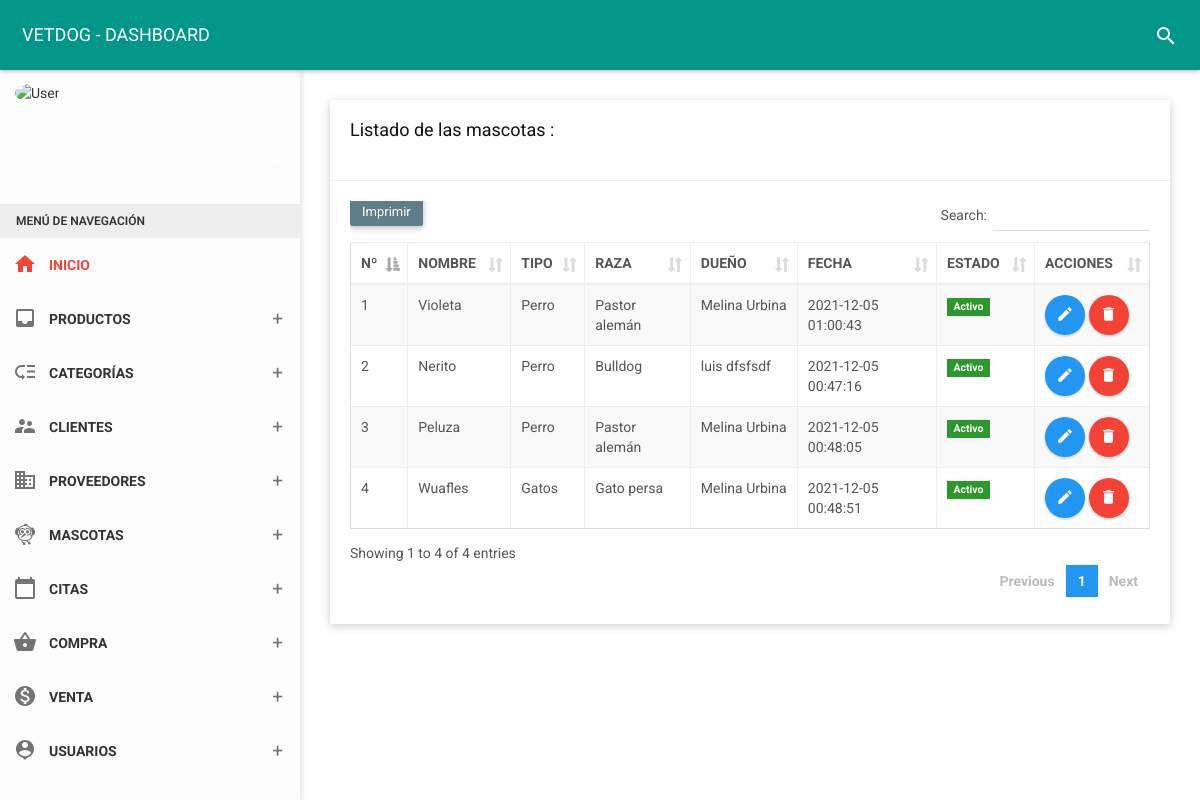
The page /folder/mascotas.php (signed in) on the database its author committed.
### tables this page shows
CREATE TABLE `pet` (
  `id_pet` int(11) NOT NULL,
  `nomas` varchar(50) NOT NULL,
  `id_tiM` int(11) NOT NULL,
  `id_raza` int(11) NOT NULL,
  `sexo` varchar(15) NOT NULL,
  `edad` varchar(15) NOT NULL,
  `tamano` varchar(15) NOT NULL,
  `peso` char(6) NOT NULL,
  `id_due` int(11) NOT NULL,
  `obser` varchar(255) NOT NULL,
  `estado` char(1) NOT NULL,
  `fere` timestamp NOT NULL DEFAULT current_timestamp() ON UPDATE current_timestamp()
);

CREATE TABLE `pet_type` (
  `id_tiM` int(11) NOT NULL,
  `noTiM` varchar(35) NOT NULL,
  `estado` char(1) NOT NULL,
  `fere` timestamp NOT NULL DEFAULT current_timestamp() ON UPDATE current_timestamp()
);

CREATE TABLE `raza` (
  `id_raza` int(11) NOT NULL,
  `nomraza` varchar(50) NOT NULL,
  `id_tiM` int(11) NOT NULL,
  `estado` char(1) NOT NULL
);

CREATE TABLE `owner` (
  `id_due` int(11) NOT NULL,
  `dni_due` char(8) NOT NULL,
  `nom_due` varchar(35) NOT NULL,
  `ape_due` varchar(35) NOT NULL,
  `fecnaci` varchar(35) NOT NULL,
  `movil` char(9) NOT NULL,
  `fijo` char(6) NOT NULL,
  `correo` varchar(30) NOT NULL,
  `direc` varchar(150) NOT NULL,
  `estado` char(1) NOT NULL,
  `usuario` varchar(25) NOT NULL,
  `contra` varchar(255) NOT NULL,
  `cargo` int(11) NOT NULL,
  `foto` varchar(255) NOT NULL,
  `fere` timestamp NOT NULL DEFAULT current_timestamp() ON UPDATE current_timestamp()
);

### controlador/petcontrolador.php (called while the page is built, shortened)
<?php
require_once '../modelo/modelopet.php';
class petcontrolador{
    function mostrar(){
        $pet=new Modelo();
        $dato=$pet->mostrar("pet", "1");
        require_once '../vista/mascotas/mostrar.php';
    }
    }

### modelo/modelopet.php (called while the page is built, shortened)
<?php
class Modelo{
  private $pet;
  private $db;
  public function __construct(){
      $this->pet=array();
      $this->db=new PDO('mysql:host=localhost;dbname=vetdog',"root","");
  }
  public function mostrar($tabla,$condicion){
      $consulta="SELECT pet.id_pet, pet.nomas, pet_type.id_tiM, pet_type.noTiM, raza.id_raza, raza.nomraza, pet.sexo, pet.edad, pet.tamano, pet.peso, owner.id_due, owner.dni_due, owner.nom_due, owner.ape_due, owner.fecnaci, owner.movil, owner.fijo, owner.correo, owner.direc, pet.obser, pet.estado, pet.fere FROM pet INNER JOIN pet_type ON pet.id_tiM =  pet_type.id_tiM INNER JOIN raza ON pet.id_raza =raza.id_raza INNER JOIN owner ON pet.id_due = owner.id_due";
      $resultado=$this->db->query($consulta);
      while ($tabla=$resultado->fetchAll(PDO::FETCH_ASSOC)) {
          $this->pet[]=$tabla;
      }
      return $this->pet;
    }
}
 ?>

### vista/mascotas/mostrar.php (the view, shortened to what this page needs)
<!DOCTYPE html>
<html>
<head>
    <link href="../assets/plugins/bootstrap/css/bootstrap.css" rel="stylesheet">
    <link href="../assets/plugins/node-waves/waves.css" rel="stylesheet" />
    <link href="../assets/plugins/animate-css/animate.css" rel="stylesheet" />
    <link href="../assets/plugins/jquery-datatable/skin/bootstrap/css/dataTables.bootstrap.css" rel="stylesheet">
    <link href="../css/style.css" rel="stylesheet">
    <link href="../assets/css/themes/all-themes.css" rel="stylesheet" />
</head>
<body class="theme-red">
    <nav class="navbar">
        <div class="container-fluid">
            <div class="navbar-header">
                <a class="navbar-brand" href="../vista/panel-admin/administrador"> VETDOG - DASHBOARD </a>
            </div>
            <div class="collapse navbar-collapse" id="navbar-collapse">
                <ul class="nav navbar-nav navbar-right">
                    <li><a href="javascript:void(0);" class="js-search" data-close="true"><i class="material-icons">search</i></a></li>
                </ul>
            </div>
        </div>
    </nav>
        <?php include_once __DIR__ . '../../menu.php'; ?>
    <section class="content">
        <div class="container-fluid">
            <div class="row clearfix">
                <div class="col-lg-12 col-md-12 col-sm-12 col-xs-12">
                    <div class="card">
                        <div class="header">
                            <h2>
                                Listado de las mascotas :
                            </h2><br>
                        </div>
                        <div class="body">
                            <div class="table-responsive">
                                <table class="table table-bordered table-striped table-hover dataTable js-exportable">
                                    <thead>
                                        <tr>
                                            <th>Nº</th>
                                            <th>NOMBRE</th>
                                            <th>TIPO</th>
                                            <th>RAZA</th>
                                            <th>DUEÑO</th>
                                            <th>FECHA</th>
                                            <th>ESTADO</th>
                                            <th>ACCIONES</th>
                                        </tr>
                                    </thead>
                                    <tbody>
                                        <?php
                                        foreach ($dato as $key => $value) {
                                            foreach ($value as $va) { ?>
                                                <tr>
                                                    <td><?php echo $va['id_pet']; ?></td>
                                                    <td><?php echo $va['nomas']; ?></td>
                                                    <td><?php echo $va['noTiM']; ?></td>
                                                    <td><?php echo $va['nomraza']; ?></td>
                                                    <td><?php echo $va['nom_due']; ?>&nbsp;<?php echo $va['ape_due']; ?></td>
                                                    <td><?php echo $va['fere']; ?></td>
                                                    <td><?php
                                                        if ($va['estado'] == 1) { ?>
                                                            <form method="get" action="javascript:activo('<?php echo $va['id_pet']; ?>')">
                                                                <span class="label label-success">Activo</span>
                                                            </form>
                                                        <?php  } else { ?>
                                                            <form method="get" action="javascript:inactivo('<?php echo $va['id_pet']; ?>')">
                                                                <button type="submit" class="btn btn-danger btn-xs">Inactivo</button>
                                                            </form>
                                                        <?php  } ?>
                                                    </td>
                                                    <td><a type="button" href="../vista/mascotas/edit?id=<?php echo $va["id_pet"]; ?>" class="btn bg-blue btn-circle waves-effect waves-circle waves-float">
                                                            <i class="material-icons">edit</i>
                                                        </a>
                                                        <a type="button" href="../vista/mascotas/borrar?id=<?php echo $va["id_pet"]; ?>" class="btn bg-red btn-circle waves-effect waves-circle waves-float">
                                                            <i class="material-icons">delete</i>
                                                        </a>
                                                </tr>
                                        <?php
                                            }
                                        }
                                        ?>
                                    </tbody>
                                </table>
                            </div>
                        </div>
                    </div>
                </div>
            </div>
        </div>
    </section>
</body>
</html>

### assets/css/themes/all-themes.css (style rules this page uses)
.theme-red .navbar-brand { color: #fff; }
.theme-red .nav > li > a { color: #fff; }

### rows shown on the page
pet: id_pet "1", nomas "Violeta", id_tiM.noTiM "Perro", id_raza.nomraza "Pastor alemán", id_due.nom_due "Melina", id_due.ape_due "Urbina", fere "2021-12-05 01:00:43"
pet: id_pet "2", nomas "Nerito", id_tiM.noTiM "Perro", id_raza.nomraza "Bulldog", id_due.nom_due "luis", id_due.ape_due "dfsfsdf", fere "2021-12-05 00:47:16"
pet: id_pet "3", nomas "Peluza", id_tiM.noTiM "Perro", id_raza.nomraza "Pastor alemán", id_due.nom_due "Melina", id_due.ape_due "Urbina", fere "2021-12-05 00:48:05"
pet: id_pet "4", nomas "Wuafles", id_tiM.noTiM "Gatos", id_raza.nomraza "Gato persa", id_due.nom_due "Melina", id_due.ape_due "Urbina", fere "2021-12-05 00:48:51"
